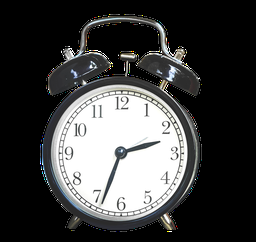
#> input picture Lab9/input.png, 256 x 242 px, shrunk from 2776 x 2624 before the run
$ python point_line_edge_detection.py
#> lines starting #> are read from the running program, lines starting #| are printed output that depends on the picture; after the words box and inside, x2 and y2 are one past the last pixel; in counts of white or black regions, pixels touching at a corner belong together
# Points, lines and edges detection
import imageio
import numpy as np

image = imageio.imread("input.png", "PNG", pilmode="L")
#> image: shape (242, 256); min 0, max 255, mean 66.2

# fmt: off

point_laplacian_kernel = np.array(
    [
        [1,  1,  1],
        [1, -8,  1],
        [1,  1,  1],
    ]
)

line_horizontal_kernel = np.array(
    [
        [-1, -1, -1],
        [ 2,  2,  2],
        [-1, -1, -1],
    ]
)

line_vertical_kernel = np.array(
    [
        [-1,  2, -1],
        [-1,  2, -1],
        [-1,  2, -1],
    ]
)

line_plus_45_kernel = np.array(
    [
        [ 2, -1, -1],
        [-1,  2, -1],
        [-1, -1,  2],
    ]
)

line_minus_45_kernel = np.array(
    [
        [-1, -1,  2],
        [-1,  2, -1],
        [ 2, -1, -1],
    ]
)

# fmt: on

row_pad = 1
column_pad = 1

# Pad the image with sufficient number of zeros
padded_image = np.pad(
    array=image,
    pad_width=((column_pad, column_pad), (row_pad, row_pad)),
    mode="edge",
)


def threshold_image(img, threshold):
    result = np.zeros(img.shape, dtype=np.uint8)

    for i, row in enumerate(img):
        for j, value in enumerate(row):
            if value > threshold:
                result[i][j] = 255

    return result


# Create arrays of same shape as padded image
points = np.zeros(padded_image.shape, dtype=int)
lines_horizontal = np.zeros(padded_image.shape, dtype=int)
lines_plus_45 = np.zeros(padded_image.shape, dtype=int)
lines_vertical = np.zeros(padded_image.shape, dtype=int)
lines_minus_45 = np.zeros(padded_image.shape, dtype=int)

# Convolve image with kernels
for i, row in enumerate(image):
    for j, _ in enumerate(row):
        points[i + row_pad][j + column_pad] = (
            point_laplacian_kernel
            * padded_image[i : i + 2 * row_pad + 1, j : j + 2 * column_pad + 1]
        ).sum(dtype=int)

        lines_horizontal[i + row_pad][j + column_pad] = (
            line_horizontal_kernel
            * padded_image[i : i + 2 * row_pad + 1, j : j + 2 * column_pad + 1]
        ).sum(dtype=int)

        lines_vertical[i + row_pad][j + column_pad] = (
            line_vertical_kernel
            * padded_image[i : i + 2 * row_pad + 1, j : j + 2 * column_pad + 1]
        ).sum(dtype=int)

        lines_plus_45[i + row_pad][j + column_pad] = (
            line_plus_45_kernel
            * padded_image[i : i + 2 * row_pad + 1, j : j + 2 * column_pad + 1]
        ).sum(dtype=int)

        lines_minus_45[i + row_pad][j + column_pad] = (
            line_minus_45_kernel
            * padded_image[i : i + 2 * row_pad + 1, j : j + 2 * column_pad + 1]
        ).sum(dtype=int)
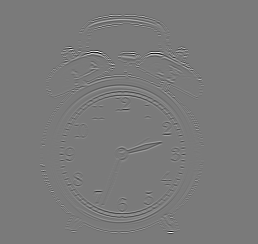
#> lines_horizontal: shape (244, 258) int64; min -1421, max 1530, mean 0; drawn with min black and max white
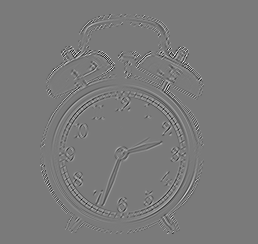
#> lines_minus_45: shape (244, 258) int64; min -923, max 991, mean 0; drawn with min black and max white
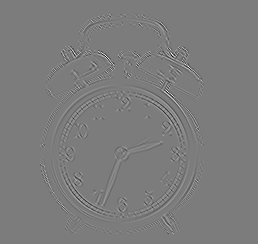
#> lines_plus_45: shape (244, 258) int64; min -1279, max 1335, mean 0; drawn with min black and max white
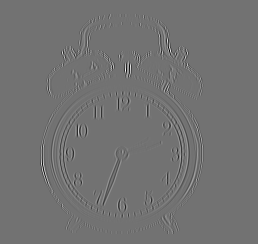
#> lines_vertical: shape (244, 258) int64; min -1249, max 1530, mean 0; drawn with min black and max white
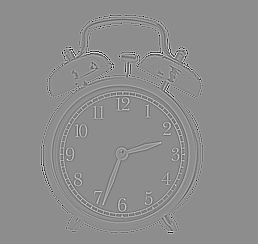
#> points: shape (244, 258) int64; min -1976, max 1573, mean 0; drawn with min black and max white

points = threshold_image(points[1:-1, 1:-1].clip(min=0, max=255).astype(np.uint8), 200)
#> after the loop in threshold_image, `for i, row in enumerate(img):`:
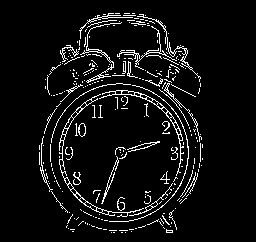
#> result: shape (242, 256); 6.4% white in thin lines or dots, all inside (x1, y1, x2, y2) = (39, 13, 203, 233)
lines_horizontal = threshold_image(
    lines_horizontal[1:-1, 1:-1].clip(min=0, max=255).astype(np.uint8), 200
)
#> after the loop in threshold_image (call 2), `for i, row in enumerate(img):`: result: shape (242, 256); 2.6% white in thin lines or dots, all inside (x1, y1, x2, y2) = (39, 14, 203, 232)
lines_vertical = threshold_image(
    lines_vertical[1:-1, 1:-1].clip(min=0, max=255).astype(np.uint8), 200
)
#> after the loop in threshold_image (call 3), `for i, row in enumerate(img):`: result: shape (242, 256); 2.7% white in thin lines or dots, all inside (x1, y1, x2, y2) = (40, 13, 202, 233)
lines_plus_45 = threshold_image(
    lines_plus_45[1:-1, 1:-1].clip(min=0, max=255).astype(np.uint8), 200
)
lines_minus_45 = threshold_image(
    lines_minus_45[1:-1, 1:-1].clip(min=0, max=255).astype(np.uint8), 200
)
#> after the loop in threshold_image (call 5), `for i, row in enumerate(img):`:
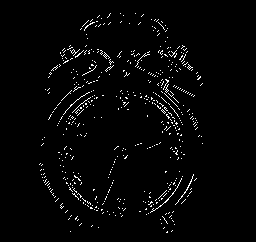
#> result: shape (242, 256); 2.4% white in thin lines or dots, all inside (x1, y1, x2, y2) = (39, 13, 203, 233)

imageio.imwrite("points.png", points, "PNG")
imageio.imwrite("lines_horizontal.png", lines_horizontal, "PNG")
imageio.imwrite("lines_vertical.png", lines_vertical, "PNG")
imageio.imwrite("lines_plus_45.png", lines_plus_45, "PNG")
imageio.imwrite("lines_minus_45.png", lines_minus_45, "PNG")

# Edge detection: Roberts, Prewitt, Sobel operators program in '07_edge_detection_roberts_prewitt_sobel' directory
